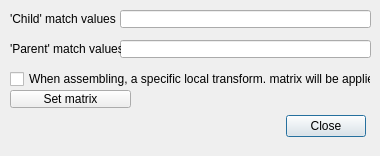
<?xml version="1.0" encoding="UTF-8"?>
<ui version="4.0">
 <class>CQDlgAssembly</class>
 <widget class="QDialog" name="CQDlgAssembly">
  <property name="geometry">
   <rect>
    <x>0</x>
    <y>0</y>
    <width>380</width>
    <height>156</height>
   </rect>
  </property>
  <property name="windowTitle">
   <string>Assembling Behaviour</string>
  </property>
  <property name="locale">
   <locale language="English" country="UnitedStates"/>
  </property>
  <widget class="QToolButton" name="qqSetLocalMatrix">
   <property name="geometry">
    <rect>
     <x>10</x>
     <y>90</y>
     <width>121</width>
     <height>18</height>
    </rect>
   </property>
   <property name="focusPolicy">
    <enum>Qt::StrongFocus</enum>
   </property>
   <property name="text">
    <string>Set matrix</string>
   </property>
  </widget>
  <widget class="QDialogButtonBox" name="qqClose">
   <property name="geometry">
    <rect>
     <x>15</x>
     <y>110</y>
     <width>351</width>
     <height>32</height>
    </rect>
   </property>
   <property name="standardButtons">
    <set>QDialogButtonBox::Close</set>
   </property>
  </widget>
  <widget class="QLineEdit" name="qqChildMatchValue">
   <property name="geometry">
    <rect>
     <x>120</x>
     <y>10</y>
     <width>251</width>
     <height>18</height>
    </rect>
   </property>
  </widget>
  <widget class="QLabel" name="label_2">
   <property name="geometry">
    <rect>
     <x>10</x>
     <y>10</y>
     <width>111</width>
     <height>18</height>
    </rect>
   </property>
   <property name="text">
    <string>'Child' match values</string>
   </property>
  </widget>
  <widget class="QLineEdit" name="qqParentMatchValue">
   <property name="geometry">
    <rect>
     <x>120</x>
     <y>40</y>
     <width>251</width>
     <height>18</height>
    </rect>
   </property>
  </widget>
  <widget class="QLabel" name="label_3">
   <property name="geometry">
    <rect>
     <x>10</x>
     <y>40</y>
     <width>111</width>
     <height>18</height>
    </rect>
   </property>
   <property name="text">
    <string>'Parent' match values</string>
   </property>
  </widget>
  <widget class="QCheckBox" name="qqHasMatrix">
   <property name="geometry">
    <rect>
     <x>10</x>
     <y>70</y>
     <width>361</width>
     <height>18</height>
    </rect>
   </property>
   <property name="focusPolicy">
    <enum>Qt::StrongFocus</enum>
   </property>
   <property name="text">
    <string>When assembling, a specific local transform. matrix will be applied.</string>
   </property>
  </widget>
 </widget>
 <tabstops>
  <tabstop>qqChildMatchValue</tabstop>
  <tabstop>qqParentMatchValue</tabstop>
  <tabstop>qqHasMatrix</tabstop>
  <tabstop>qqSetLocalMatrix</tabstop>
 </tabstops>
 <resources/>
 <connections/>
</ui>
